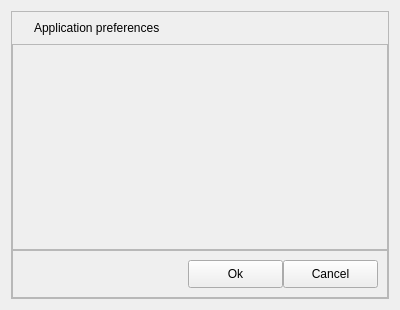
<?xml version="1.0" encoding="UTF-8"?>
<ui version="4.0">
 <class>prefForm</class>
 <widget class="QWidget" name="prefForm">
  <property name="geometry">
   <rect>
    <x>0</x>
    <y>0</y>
    <width>400</width>
    <height>310</height>
   </rect>
  </property>
  <property name="windowTitle">
   <string>Form</string>
  </property>
  <layout class="QVBoxLayout" name="verticalLayout">
   <item>
    <widget class="QFrame" name="dlg_frame">
     <property name="frameShape">
      <enum>QFrame::StyledPanel</enum>
     </property>
     <property name="frameShadow">
      <enum>QFrame::Raised</enum>
     </property>
     <layout class="QVBoxLayout" name="verticalLayout_2" stretch="0,1,0">
      <property name="spacing">
       <number>0</number>
      </property>
      <property name="leftMargin">
       <number>0</number>
      </property>
      <property name="topMargin">
       <number>0</number>
      </property>
      <property name="rightMargin">
       <number>0</number>
      </property>
      <property name="bottomMargin">
       <number>0</number>
      </property>
      <item>
       <widget class="QFrame" name="ttl_frame">
        <property name="frameShape">
         <enum>QFrame::NoFrame</enum>
        </property>
        <property name="frameShadow">
         <enum>QFrame::Plain</enum>
        </property>
        <layout class="QHBoxLayout" name="horizontalLayout" stretch="0,1">
         <item>
          <widget class="QLabel" name="ico">
           <property name="text">
            <string/>
           </property>
          </widget>
         </item>
         <item>
          <widget class="QLabel" name="label">
           <property name="text">
            <string>Application preferences</string>
           </property>
          </widget>
         </item>
        </layout>
       </widget>
      </item>
      <item>
       <widget class="QFrame" name="pref_form">
        <property name="frameShape">
         <enum>QFrame::StyledPanel</enum>
        </property>
        <property name="frameShadow">
         <enum>QFrame::Raised</enum>
        </property>
       </widget>
      </item>
      <item>
       <widget class="QFrame" name="pref_btns">
        <property name="frameShape">
         <enum>QFrame::StyledPanel</enum>
        </property>
        <property name="frameShadow">
         <enum>QFrame::Raised</enum>
        </property>
        <layout class="QHBoxLayout" name="horizontalLayout_2">
         <property name="spacing">
          <number>0</number>
         </property>
         <item>
          <spacer name="horizontalSpacer">
           <property name="orientation">
            <enum>Qt::Horizontal</enum>
           </property>
           <property name="sizeHint" stdset="0">
            <size>
             <width>167</width>
             <height>20</height>
            </size>
           </property>
          </spacer>
         </item>
         <item>
          <widget class="QPushButton" name="accept_pref">
           <property name="minimumSize">
            <size>
             <width>95</width>
             <height>28</height>
            </size>
           </property>
           <property name="text">
            <string>Ok</string>
           </property>
          </widget>
         </item>
         <item>
          <widget class="QPushButton" name="cancel">
           <property name="minimumSize">
            <size>
             <width>95</width>
             <height>28</height>
            </size>
           </property>
           <property name="text">
            <string>Cancel</string>
           </property>
          </widget>
         </item>
        </layout>
       </widget>
      </item>
     </layout>
    </widget>
   </item>
  </layout>
 </widget>
 <resources/>
 <connections/>
</ui>
